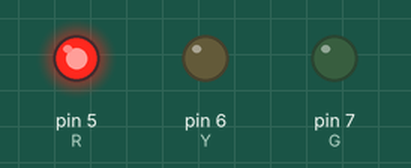
Simulated run of this sketch. Board: Arduino Uno, built with avr-gcc and run on an emulated ATmega328P. Parts: output pins drawn as LEDs (lit = HIGH).

Above: at 0.5 s.
At 1.8 s:
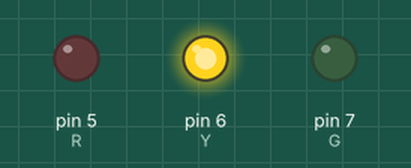
At 3.7 s:
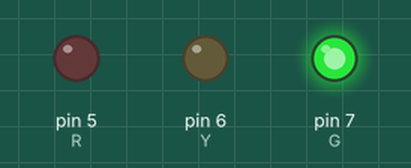
At 6.45 s:
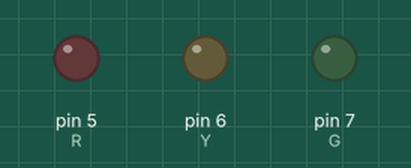
Timing chart, 0 to 7.0 s (numbered marks = the images above):
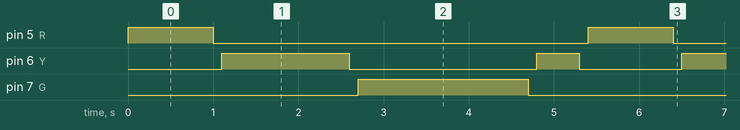

Measured:
- by itself, pin 5 (R): alternates HIGH for 1.0 s and LOW for 4.4 s
- by itself, pin 6 (Y): repeats every 5.4 s: LOW 2.2 s, HIGH 0.50 s, LOW 1.2 s, HIGH 1.5 s
- by itself, pin 7 (G): alternates HIGH for 2.0 s and LOW for 3.4 s

The sketch:

0.TrafficLight.ino
```cpp
int R=5;
int Y=6;
int G=7;
void setup() {
 pinMode(R,OUTPUT);
 pinMode(Y,OUTPUT);
 pinMode(G,OUTPUT);

}

void loop() {
 digitalWrite(R,HIGH);
 delay(1000);
 digitalWrite(R,LOW);
 delay(100);
 digitalWrite(Y,HIGH);
 delay(1500);
 digitalWrite(Y,LOW);
 delay(100);
 digitalWrite(G,HIGH);
 delay(2000);
 digitalWrite(G,LOW);
 delay(100);
 digitalWrite(Y,HIGH);
 delay(500);
 digitalWrite(Y,LOW);
 delay(100);


}
```
